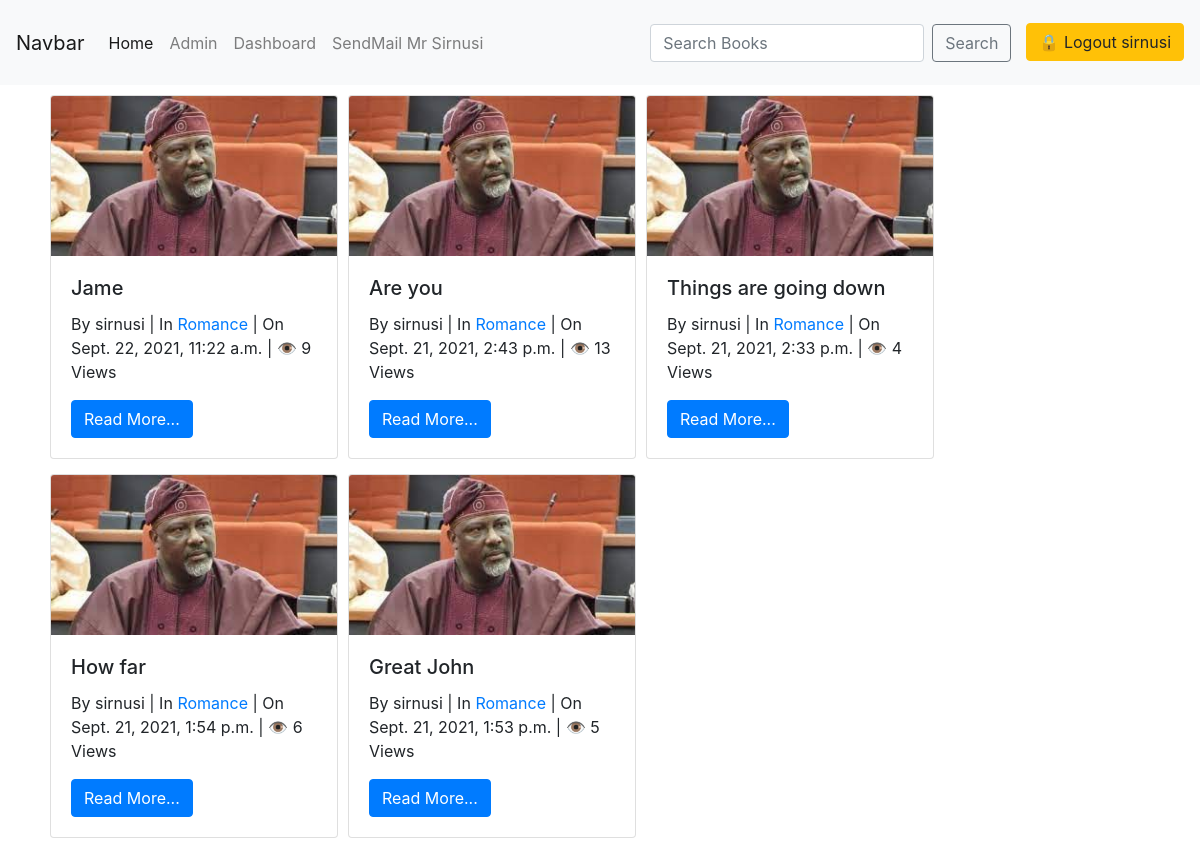
The page /book_app/ (signed in) on the database as committed earlier.
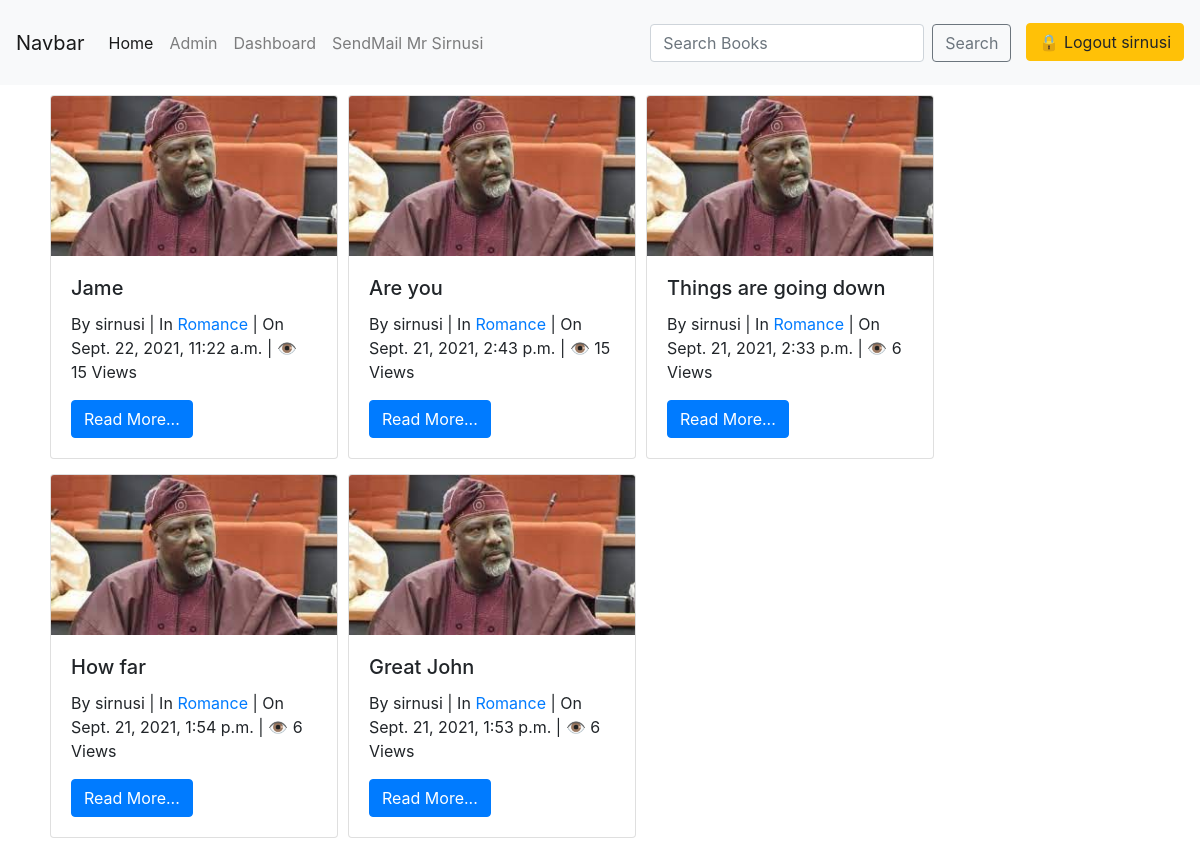
The same page on the database as committed later.
### book_app/models.py (models this page shows, shortened)
class Book(models.Model):
    title = models.CharField(max_length=100)
    slug = models.SlugField()
    author = models.ForeignKey(User, on_delete=models.CASCADE)
    context = models.TextField()
    release_year = models.DateTimeField(auto_now_add=True)
    count = models.PositiveIntegerField(default=0)
    genre = models.ForeignKey(Genre, on_delete=models.CASCADE)
    image = models.ImageField(upload_to='profile_pics')
    class Meta:
        ordering = ['-release_year']

class Genre(models.Model):
    name = models.CharField(max_length=100)
    def __str__(self):
        return self.name

### book_app/views.py (the view)
# urls.py: path('', views.HomeView.as_view(), name='home'),
class HomeView(LoginRequiredMixin, ListView):
    model = Book
    template_name = 'book_app/home.html'
    def get_context_data(self, **kwargs):
        context = super().get_context_data(**kwargs)
        context['books'] = Book.objects.filter(author=self.request.user)
        return context

### book_app/templates/book_app/home.html (shortened to what this page needs)
<!DOCTYPE html>
{% extends 'book_app/base.html' %}
{% load static %}
{% block body_block %}
{% for book in books %}
    <div class="card" style="width: 18rem; margin: 10px 5px 5px 5px; float: left; ">
        <img src="{{ book.image.url }}" class="card-img-top" alt="NO">
        <div class="card-body">
            <h5 class="card-title">{{ book.title }}</h5>
            <div class="info">
                By <span>{{ book.author }}</span> | In <span><a href="{% url 'genre' book.genre %}">{{ book.genre }}</a></span> | On <span>{{ book.release_year }}</span> | &#x1f441 <span>{{ book.count }} View{{ book.count | pluralize }}</span>
            </div>
            <a href="{% url 'book_details' book.slug %}" class="btn btn-primary">Read More...</a>
        </div>
    </div>
{% empty %}
    <h3>There are no books, <a href="#">please write a book</a></h3>
{% endfor %}
{% endblock %}

### book_app/templates/book_app/base.html (shortened to what this page needs)
<!DOCTYPE html>
<html lang="en">
<head>
    <link rel="stylesheet" href="https://cdn.jsdelivr.net/npm/bootstrap@4.6.0/dist/css/bootstrap.min.css">
</head>
<body>
    <nav class="navbar navbar-expand-lg navbar-light bg-light">
        <a class="navbar-brand" href="#">Navbar</a>
        <div class="collapse navbar-collapse" id="navbarSupportedContent">
            <ul class="navbar-nav mr-auto">
                <li class="nav-item active">
                    <a class="nav-link" href="{% url 'home' %}">Home <span class="sr-only">(current)</span></a>
                </li>
                <li class="nav-item">
                    <a class="nav-link" target="_blank" href="{% url 'admin:index' %}">Admin</a>
                </li>
                <li class="nav-item">
                    <a class="nav-link" href="{% url 'dashboard' %}">Dashboard</a>
                </li>
                <li class="nav-item">
                    <a class="nav-link" href="{% url 'send_email' %}">SendMail Mr {{request.user.username | title}}</a>
                </li>
            </ul>
            <form action="{% url 'search_results' %}" method="GET" class="form-inline my-2 my-lg-0">
                <input name="q" class="form-control mr-sm-2" type="search" placeholder="Search Books" aria-label="Search">
                <button class="btn btn-outline-secondary my-2 my-sm-0" type="submit">Search</button>
            </form>
                {% if request.user.is_authenticated %}
                    <p><a class='btn btn-warning' style="margin: 15px 0px 0px 15px;" href="{% url 'logout' %}">&#128274 Logout {{request.user.username}}</a></p>
                {% else %}
                    <p><a class='btn btn-primary' style="margin: 15px 0px 0px 15px;" href="{% url 'login' %}">&#128275 Login</a></p>
                    <p><a class="btn btn-secondary" style="margin: 15px 0px 0px ;" href="{% url 'register_user' %}">Register</a></p>
                {% endif %}
        </div>
    </nav>
    <div class="container">
        {% block body_block %}
        {% endblock %}
    </div>
</body>
</html>

Rows that differ between the two databases and show on the page:
changed Book "Jame": count "9" → "15"
changed Book "Are you": count "13" → "15"
changed Book "Things are going down": count "4" → "6"
changed Book "Great John": count "5" → "6"
